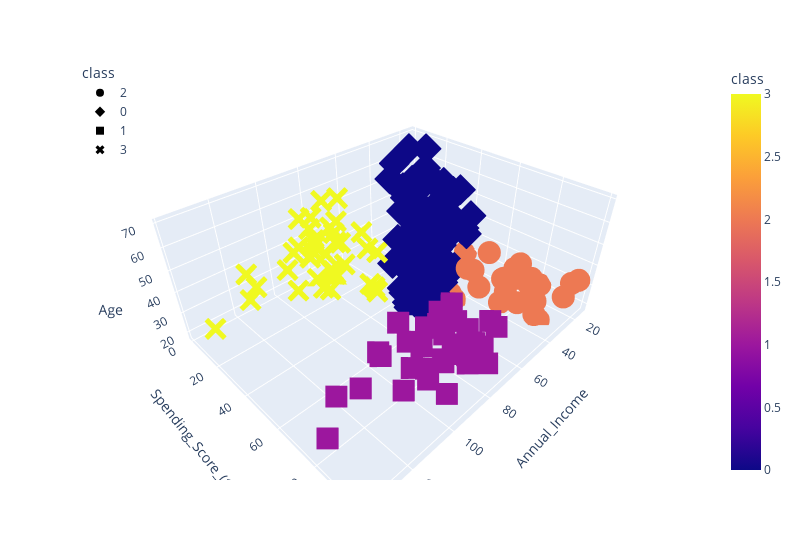

Notebook cell for this chart:
### Code cell
test_cluster_amount(df_shopping, 4)
# df_shopping.hvplot.scatter(x="Annual_Income", y="Spending_Score_(1-100)", by="class")

fig = px.scatter_3d(
    df_shopping,
    x="Annual_Income",
    y="Spending_Score_(1-100)",
    z="Age",
    color="class",
    symbol="class",
    width=800,
)
fig.update_layout(legend=dict(x=0, y=1))
fig.show()

### Figure 1 — Plotly figure (JSON) as saved in the notebook; plotly's stock layout.template omitted (floating-point values rounded to 4 significant figures)
{"data": [{"hovertemplate": "class=%{marker.color}<br>Annual_Income=%{x}<br>Spending_Score_(1-100)=%{y}<br>Age=%{z}<extra></extra>", "legendgroup": "2", "marker": {"color": [2, 2, 2, 2, 2, 2, 2, 2, 2, 2, 2, 2, 2, 2, 2, 2, 2, 2, 2, 2, 2, 2, 2, 2, 2, 2, 2, 2], "coloraxis": "coloraxis", "symbol": "circle"}, "mode": "markers", "name": "2", "scene": "scene", "showlegend": true, "type": "scatter3d", "x": [15, 15, 16, 17, 18, 19, 19, 20, 20, 21, 23, 24, 25, 28, 28, 29, 30, 33, 33, 34, 37, 38, 39, 39, 42, 46, 48, 48], "y": [39, 81, 77, 76, 94, 72, 99, 77, 79, 66, 98, 73, 73, 82, 61, 87, 73, 92, 81, 73, 75, 92, 61, 65, 60, 55, 59, 59], "z": [19, 21, 23, 22, 23, 30, 35, 24, 22, 20, 35, 25, 31, 29, 35, 23, 21, 18, 21, 30, 20, 24, 31, 24, 33, 19, 18, 19]}, {"hovertemplate": "class=%{marker.color}<br>Annual_Income=%{x}<br>Spending_Score_(1-100)=%{y}<br>Age=%{z}<extra></extra>", "legendgroup": "0", "marker": {"color": [0, 0, 0, 0, 0, 0, 0, 0, 0, 0, 0, 0, 0, 0, 0, 0, 0, 0, 0, 0, 0, 0, 0, 0, 0, 0, 0, 0, 0, 0, 0, 0, 0, 0, 0, 0, 0, 0, 0, 0, 0, 0, 0, 0, 0, 0, 0, 0, 0, 0, 0, 0, 0, 0, 0, 0, 0, 0, 0, 0, 0, 0, 0, 0, 0, 0, 0, 0, 0, 0, 0, 0, 0, 0, 0, 0, 0, 0, 0, 0, 0, 0, 0, 0, 0, 0, 0, 0, 0, 0, 0, 0, 0, 0, 0], "coloraxis": "coloraxis", "symbol": "diamond"}, "mode": "markers", "name": "0", "scene": "scene", "showlegend": true, "type": "scatter3d", "x": [16, 17, 18, 19, 19, 20, 20, 21, 23, 24, 25, 28, 28, 29, 30, 33, 33, 34, 37, 38, 39, 39, 40, 40, 40, 40, 42, 43, 43, 43, 43, 44, 44, 46, 46, 46, 47, 47, 48, 48, 48, 48, 49, 49, 50, 50, 54, 54, 54, 54, 54, 54, 54, 54, 54, 54, 54, 54, 57, 57, 58, 58, 59, 59, 60, 60, 60, 60, 60, 60, 61, 61, 62, 62, 62, 62, 62, 62, 63, 63, 63, 63, 63, 63, 64, 64, 65, 65, 65, 65, 67, 67, 67, 67, 69], "y": [6, 40, 6, 3, 14, 15, 13, 35, 29, 35, 5, 14, 32, 31, 4, 4, 14, 17, 26, 35, 36, 28, 55, 47, 42, 42, 52, 54, 60, 45, 41, 50, 46, 51, 46, 56, 52, 59, 51, 50, 48, 47, 55, 42, 49, 56, 47, 54, 53, 48, 52, 42, 51, 55, 41, 44, 57, 46, 58, 55, 60, 46, 55, 41, 49, 40, 42, 52, 47, 50, 42, 49, 41, 48, 59, 55, 56, 42, 50, 46, 43, 48, 52, 54, 42, 46, 48, 50, 43, 59, 43, 57, 56, 40, 58], "z": [20, 31, 35, 64, 67, 58, 37, 35, 52, 35, 46, 54, 45, 40, 60, 53, 49, 42, 36, 65, 48, 49, 50, 27, 29, 31, 49, 31, 59, 50, 47, 51, 69, 27, 53, 70, 67, 54, 63, 43, 68, 32, 70, 47, 60, 60, 59, 26, 45, 40, 23, 49, 57, 38, 67, 46, 21, 48, 55, 22, 34, 50, 68, 18, 48, 40, 32, 24, 47, 27, 48, 20, 23, 49, 67, 26, 49, 21, 66, 54, 68, 66, 65, 19, 38, 19, 18, 19, 63, 49, 51, 50, 27, 38, 40]}, {"hovertemplate": "class=%{marker.color}<br>Annual_Income=%{x}<br>Spending_Score_(1-100)=%{y}<br>Age=%{z}<extra></extra>", "legendgroup": "1", "marker": {"color": [1, 1, 1, 1, 1, 1, 1, 1, 1, 1, 1, 1, 1, 1, 1, 1, 1, 1, 1, 1, 1, 1, 1, 1, 1, 1, 1, 1, 1, 1, 1, 1, 1, 1, 1, 1, 1, 1, 1], "coloraxis": "coloraxis", "symbol": "square"}, "mode": "markers", "name": "1", "scene": "scene", "showlegend": true, "type": "scatter3d", "x": [69, 70, 71, 71, 71, 72, 73, 73, 74, 75, 76, 77, 77, 78, 78, 78, 78, 78, 78, 79, 81, 85, 86, 87, 87, 87, 88, 88, 93, 97, 98, 99, 101, 103, 103, 113, 120, 126, 137], "y": [91, 77, 95, 75, 75, 71, 88, 73, 72, 93, 87, 97, 74, 90, 88, 76, 89, 78, 73, 83, 93, 75, 95, 63, 75, 92, 86, 69, 90, 86, 88, 97, 68, 85, 69, 91, 79, 74, 83], "z": [39, 31, 40, 38, 39, 31, 29, 32, 35, 32, 32, 28, 32, 34, 39, 38, 27, 30, 30, 29, 31, 36, 33, 32, 28, 36, 30, 27, 35, 32, 29, 30, 28, 36, 32, 38, 35, 32, 30]}, {"hovertemplate": "class=%{marker.color}<br>Annual_Income=%{x}<br>Spending_Score_(1-100)=%{y}<br>Age=%{z}<extra></extra>", "legendgroup": "3", "marker": {"color": [3, 3, 3, 3, 3, 3, 3, 3, 3, 3, 3, 3, 3, 3, 3, 3, 3, 3, 3, 3, 3, 3, 3, 3, 3, 3, 3, 3, 3, 3, 3, 3, 3, 3, 3, 3, 3, 3], "coloraxis": "coloraxis", "symbol": "x"}, "mode": "markers", "name": "3", "scene": "scene", "showlegend": true, "type": "scatter3d", "x": [70, 71, 71, 71, 72, 73, 73, 74, 75, 76, 77, 77, 78, 78, 78, 78, 78, 78, 79, 81, 85, 86, 87, 87, 87, 88, 88, 93, 97, 98, 99, 101, 103, 103, 113, 120, 126, 137], "y": [29, 35, 11, 9, 34, 5, 7, 10, 5, 40, 12, 36, 22, 17, 20, 16, 1, 1, 35, 5, 26, 20, 27, 13, 10, 13, 15, 14, 32, 15, 39, 24, 17, 23, 8, 16, 28, 18], "z": [23, 43, 59, 47, 25, 20, 44, 19, 57, 28, 25, 48, 34, 43, 44, 47, 37, 34, 56, 19, 50, 42, 36, 40, 36, 52, 58, 59, 37, 46, 41, 54, 41, 34, 33, 47, 45, 32]}], "layout": {"coloraxis": {"colorbar": {"title": {"text": "class"}}, "colorscale": [[0, "#0d0887"], [0.1111, "#46039f"], [0.2222, "#7201a8"], [0.3333, "#9c179e"], [0.4444, "#bd3786"], [0.5556, "#d8576b"], [0.6667, "#ed7953"], [0.7778, "#fb9f3a"], [0.8889, "#fdca26"], [1, "#f0f921"]]}, "legend": {"title": {"text": "class"}, "tracegroupgap": 0, "x": 0, "y": 1}, "margin": {"t": 60}, "scene": {"domain": {"x": [0, 1], "y": [0, 1]}, "xaxis": {"title": {"text": "Annual_Income"}}, "yaxis": {"title": {"text": "Spending_Score_(1-100)"}}, "zaxis": {"title": {"text": "Age"}}}, "width": 800}}
